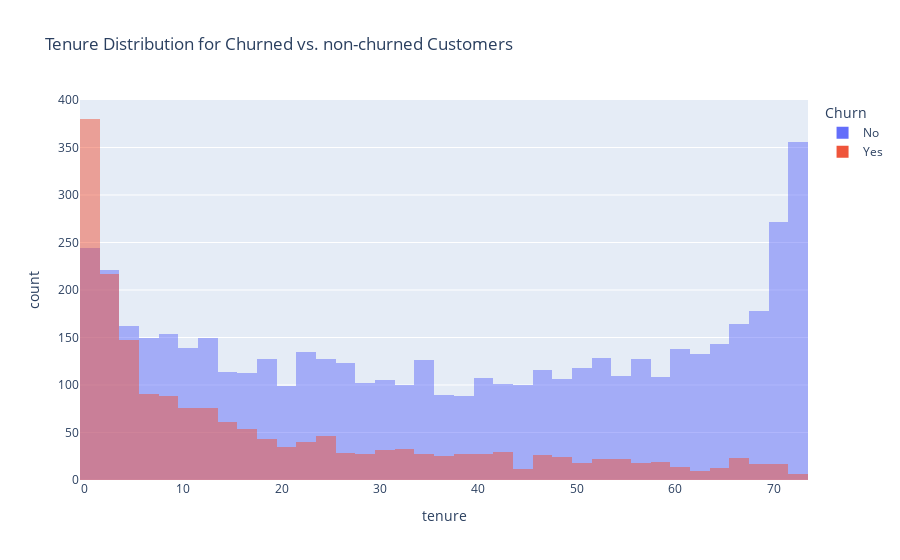

The notebook cell saved with this chart:
### Markdown cell above
Plotting for histogram chart

### Code cell
fig = px.histogram(tenure_churn_pd, x='tenure', color='Churn', barmode='overlay',
title='Tenure Distribution for Churned vs. non-churned Customers')
fig.show()

### Figure 1 — Plotly figure (JSON) as saved in the notebook; plotly's stock layout.template omitted (floating-point values rounded to 4 significant figures; data arrays with more than 128 entries replaced by an {"elided": "..."} marker saying what was removed)
{"data": [{"alignmentgroup": "True", "bingroup": "x", "hovertemplate": "Churn=No<br>tenure=%{x}<br>count=%{y}<extra></extra>", "legendgroup": "No", "marker": {"color": "#636efa", "opacity": 0.5, "pattern": {"shape": ""}}, "name": "No", "offsetgroup": "No", "orientation": "v", "showlegend": true, "type": "histogram", "x": {"elided": "5174 int values"}, "xaxis": "x", "yaxis": "y"}, {"alignmentgroup": "True", "bingroup": "x", "hovertemplate": "Churn=Yes<br>tenure=%{x}<br>count=%{y}<extra></extra>", "legendgroup": "Yes", "marker": {"color": "#EF553B", "opacity": 0.5, "pattern": {"shape": ""}}, "name": "Yes", "offsetgroup": "Yes", "orientation": "v", "showlegend": true, "type": "histogram", "x": {"elided": "1869 int values"}, "xaxis": "x", "yaxis": "y"}], "layout": {"autosize": true, "barmode": "overlay", "legend": {"title": {"text": "Churn"}, "tracegroupgap": 0}, "title": {"text": "Tenure Distribution for Churned vs. non-churned Customers"}, "xaxis": {"anchor": "y", "autorange": true, "domain": [0, 1], "range": [-0.5, 73.5], "title": {"text": "tenure"}, "type": "linear"}, "yaxis": {"anchor": "x", "autorange": true, "domain": [0, 1], "range": [0, 400], "title": {"text": "count"}}}}
